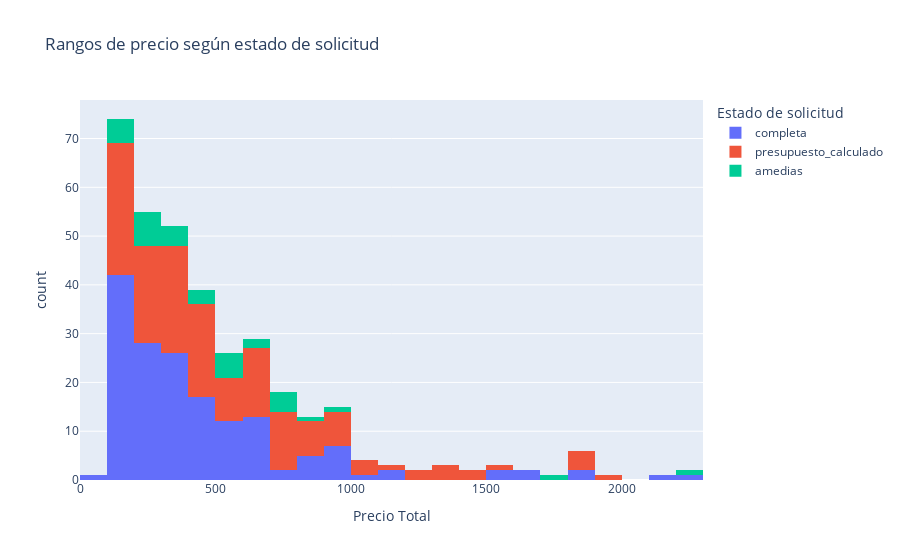

Here is the notebook cell this chart was saved with:
### Code cell
px.histogram(mus_max, x='estimacionPrecioTotal', 
          #  y = 'calculadora_horas_actuacion',
             color='estado_solicitud',
             title="Rangos de precio según estado de solicitud", 
             labels={'estado_solicitud': 'Estado de solicitud', 'calculadora_horas_actuacion':' ', 'estimacionPrecioTotal': 'Precio Total'}
             )

### Figure 1 — Plotly figure (JSON) as saved in the notebook; plotly's stock layout.template omitted (floating-point values rounded to 4 significant figures; data arrays with more than 128 entries replaced by an {"elided": "..."} marker saying what was removed)
{"data": [{"alignmentgroup": "True", "bingroup": "x", "hovertemplate": "Estado de solicitud=completa<br>Precio Total=%{x}<br>count=%{y}<extra></extra>", "legendgroup": "completa", "marker": {"color": "#636efa", "pattern": {"shape": ""}}, "name": "completa", "offsetgroup": "completa", "orientation": "v", "showlegend": true, "type": "histogram", "x": {"elided": "164 int values"}, "xaxis": "x", "yaxis": "y"}, {"alignmentgroup": "True", "bingroup": "x", "hovertemplate": "Estado de solicitud=presupuesto_calculado<br>Precio Total=%{x}<br>count=%{y}<extra></extra>", "legendgroup": "presupuesto_calculado", "marker": {"color": "#EF553B", "pattern": {"shape": ""}}, "name": "presupuesto_calculado", "offsetgroup": "presupuesto_calculado", "orientation": "v", "showlegend": true, "type": "histogram", "x": {"elided": "154 int values"}, "xaxis": "x", "yaxis": "y"}, {"alignmentgroup": "True", "bingroup": "x", "hovertemplate": "Estado de solicitud=amedias<br>Precio Total=%{x}<br>count=%{y}<extra></extra>", "legendgroup": "amedias", "marker": {"color": "#00cc96", "pattern": {"shape": ""}}, "name": "amedias", "offsetgroup": "amedias", "orientation": "v", "showlegend": true, "type": "histogram", "x": [120, 180, 180, 180, 180, 216, 240, 240, 240, 240, 240, 240, 312, 351, 360, 362, 420, 480, 480, 540, 540, 540, 540, 585, 600, 632, 720, 729, 756, 780, 804, 912, 1776, 2280], "xaxis": "x", "yaxis": "y"}], "layout": {"barmode": "relative", "legend": {"title": {"text": "Estado de solicitud"}, "tracegroupgap": 0}, "title": {"text": "Rangos de precio según estado de solicitud"}, "xaxis": {"anchor": "y", "domain": [0, 1], "title": {"text": "Precio Total"}}, "yaxis": {"anchor": "x", "domain": [0, 1], "title": {"text": "count"}}}}
